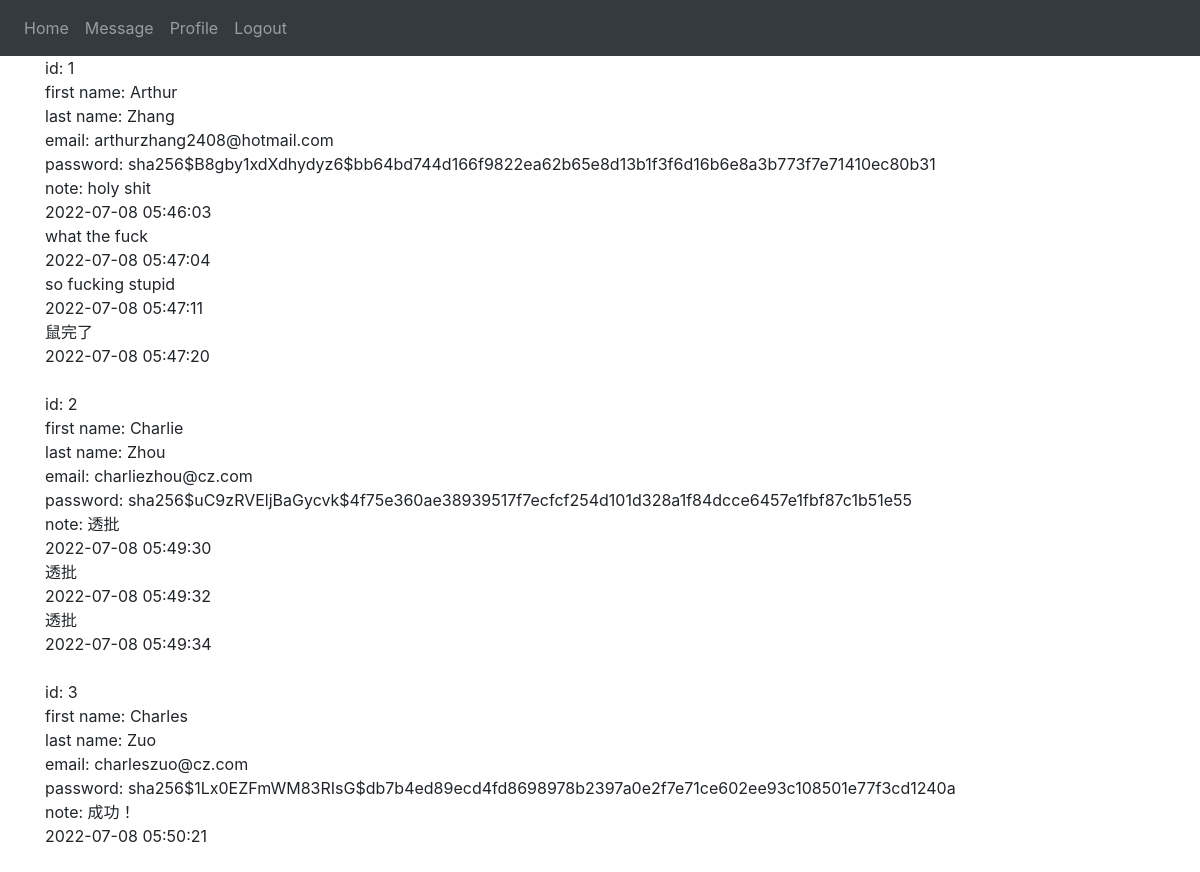
The app's page /admin (signed in), older data.
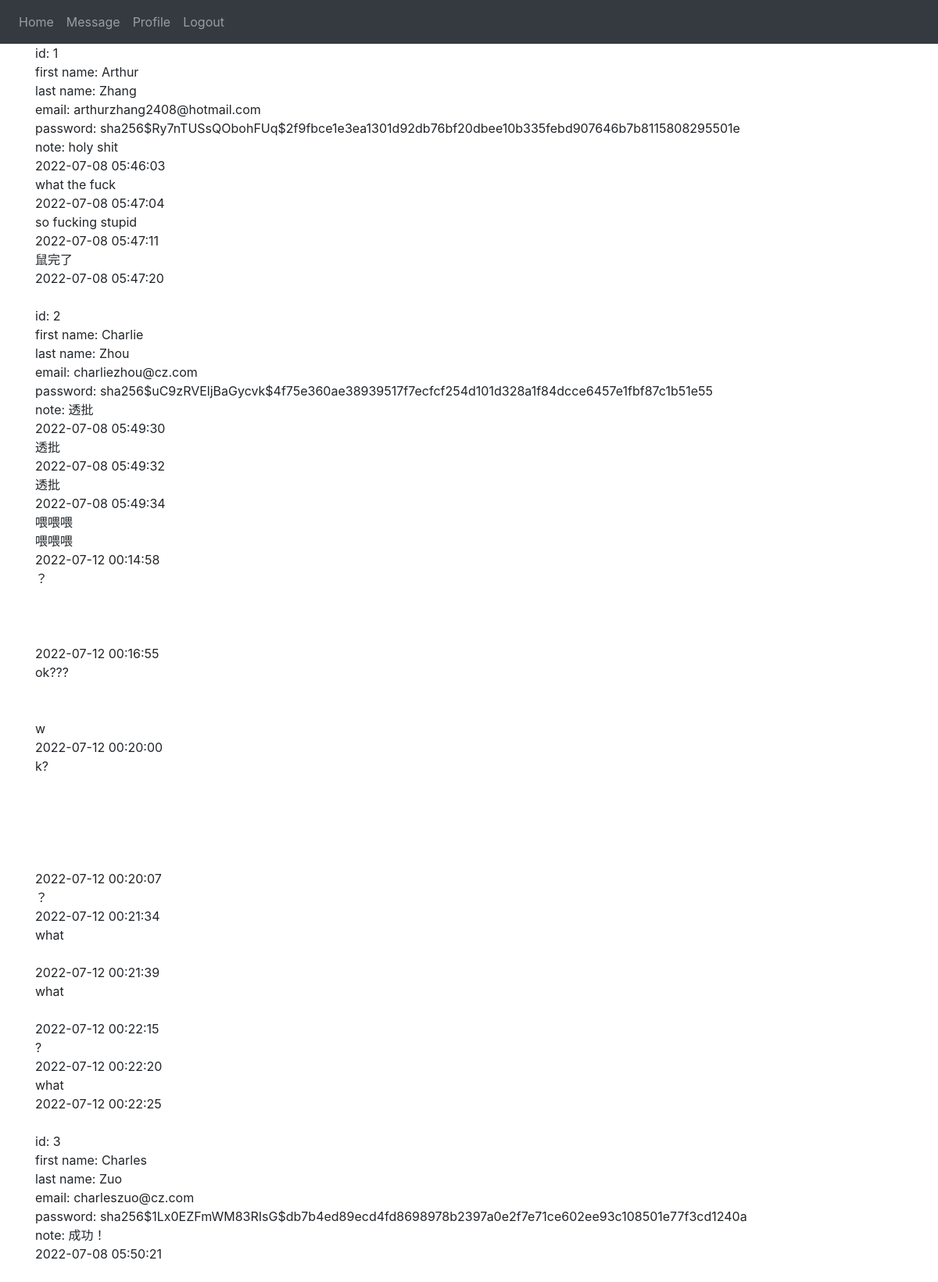
The same page, newer data.
### website/models.py (models this page shows)
class User(db.Model, UserMixin):
    id = db.Column(db.Integer, primary_key=True)
    email = db.Column(db.String(50), unique=True)
    password = db.Column(db.String(30))
    first_name = db.Column(db.String(50))
    last_name = db.Column(db.String(50))
    notes = db.relationship('Note')

class Note(db.Model):
    id = db.Column(db.Integer, primary_key=True)
    data = db.Column(db.String(1000000))
    date = db.Column(db.DateTime(timezone=True), default=func.now())
    user_id = db.Column(db.Integer, db.ForeignKey('user.id'))

### website/auth.py (the view)
@auth.route('/admin')
@login_required
def admin():
    if current_user.email != 'arthurzhang2408@hotmail.com':
        return redirect(url_for('views.home'))
    return render_template("admin.html", user=current_user, users=User.query.all())

### website/__init__.py (called while the page is built)
def create_app():
    app = Flask(__name__)
    app.config['SECRET_KEY'] = 'QAQ12345'
    app.config['SQLALCHEMY_DATABASE_URI'] = f'sqlite:///{DB_NAME}'
    db.init_app(app)
    from .views import views
    from .auth import auth
    app.register_blueprint(views, url_prefix='/')
    app.register_blueprint(auth, url_prefix='/')
    from .models import User, Note
    create_database(app)
    login_manager = LoginManager()
    login_manager.login_view = 'auth.login'
    login_manager.init_app(app)
    @login_manager.user_loader
    def load_user(id):
        return User.query.get(int(id))
    return app

### website/templates/admin.html
{% extends "base.html" %} {% block title %}Admin{% endblock %}
{% block content %}
{% for user in users %}
id: {{ user.id }}<br />
first name: {{ user.first_name }}<br />
last name: {{ user.last_name }}<br />
email: {{ user.email }}<br />
password: {{ user.password }}<br />
note: {% for note in user.notes %}
    {% for text in note.data.split('\n') %}
    {{ text }}
    <br />
    {% endfor %}
    {{ note.date }}
    <br />
    {% endfor %}
    <br />
{% endfor %}
{% endblock %}

Row changes from the older to the newer data that the page shows:
changed User "Arthur": password "sha256$B8gby1xdXdhydyz6$bb64bd744d166f9822ea62b65e8d13b1f3f6d16b6e8a3b773f7e71410ec80b31" → "sha256$Ry7nTUSsQObohFUq$2f9fbce1e3ea1301d92db76bf20dbee10b335febd907646b7b8115808295501e"
added Note: text "喂喂喂" "喂喂喂", date "2022-07-12 00:14:58", shown under User "Charlie"
added Note: text "？", date "2022-07-12 00:16:55", shown under User "Charlie"
added Note: text "ok???" "w", date "2022-07-12 00:20:00", shown under User "Charlie"
added Note: text "k?", date "2022-07-12 00:20:07", shown under User "Charlie"
added Note: text "？", date "2022-07-12 00:21:34", shown under User "Charlie"
added Note: text "what", date "2022-07-12 00:21:39", shown under User "Charlie"
added Note: text "what", date "2022-07-12 00:22:15", shown under User "Charlie"
added Note: text "?", date "2022-07-12 00:22:20", shown under User "Charlie"
added Note: data "what", date "2022-07-12 00:22:25"
